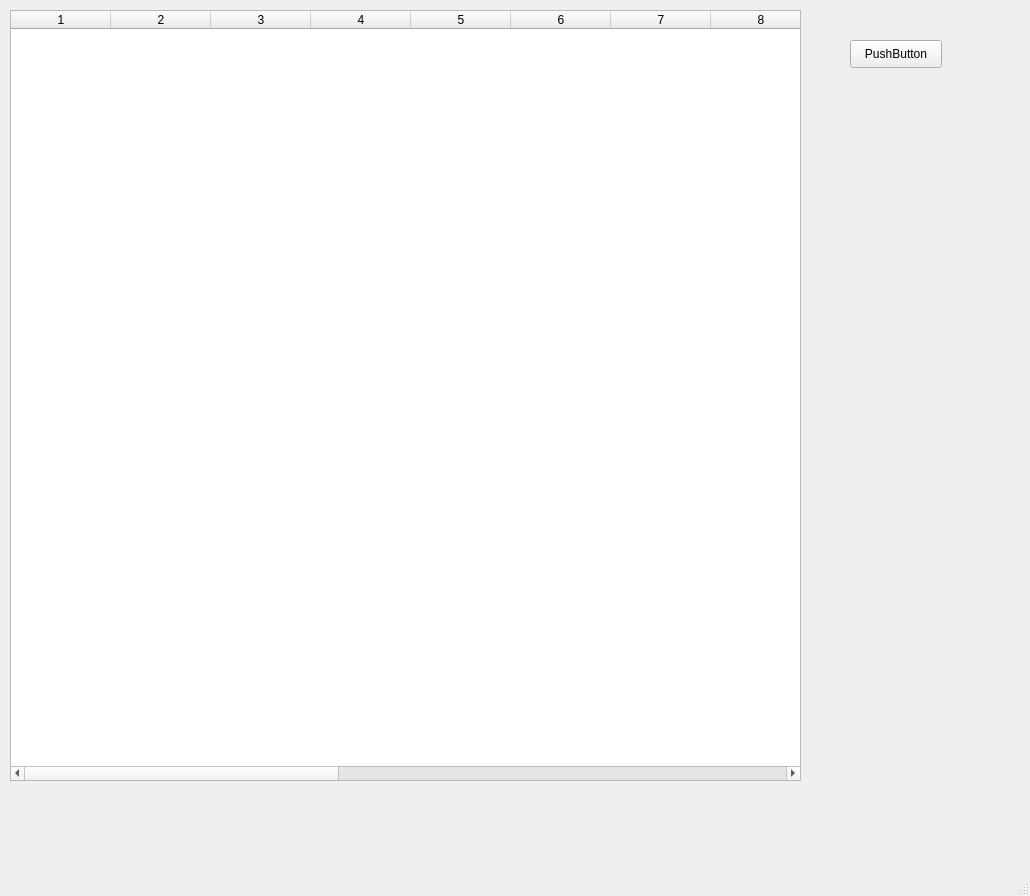
<?xml version="1.0" encoding="UTF-8"?>
<ui version="4.0">
 <class>MainWindow</class>
 <widget class="QMainWindow" name="MainWindow">
  <property name="geometry">
   <rect>
    <x>0</x>
    <y>0</y>
    <width>1030</width>
    <height>896</height>
   </rect>
  </property>
  <property name="windowTitle">
   <string>MainWindow</string>
  </property>
  <widget class="QWidget" name="centralwidget">
   <widget class="QTableWidget" name="tableWidget">
    <property name="geometry">
     <rect>
      <x>10</x>
      <y>10</y>
      <width>791</width>
      <height>771</height>
     </rect>
    </property>
    <property name="columnCount">
     <number>17</number>
    </property>
    <column/>
    <column/>
    <column/>
    <column/>
    <column/>
    <column/>
    <column/>
    <column/>
    <column/>
    <column/>
    <column/>
    <column/>
    <column/>
    <column/>
    <column/>
    <column/>
    <column/>
   </widget>
   <widget class="QPushButton" name="pushButton">
    <property name="geometry">
     <rect>
      <x>850</x>
      <y>40</y>
      <width>92</width>
      <height>28</height>
     </rect>
    </property>
    <property name="text">
     <string>PushButton</string>
    </property>
   </widget>
  </widget>
  <widget class="QMenuBar" name="menubar">
   <property name="geometry">
    <rect>
     <x>0</x>
     <y>0</y>
     <width>1030</width>
     <height>25</height>
    </rect>
   </property>
  </widget>
  <widget class="QStatusBar" name="statusbar"/>
 </widget>
 <resources/>
 <connections/>
</ui>
